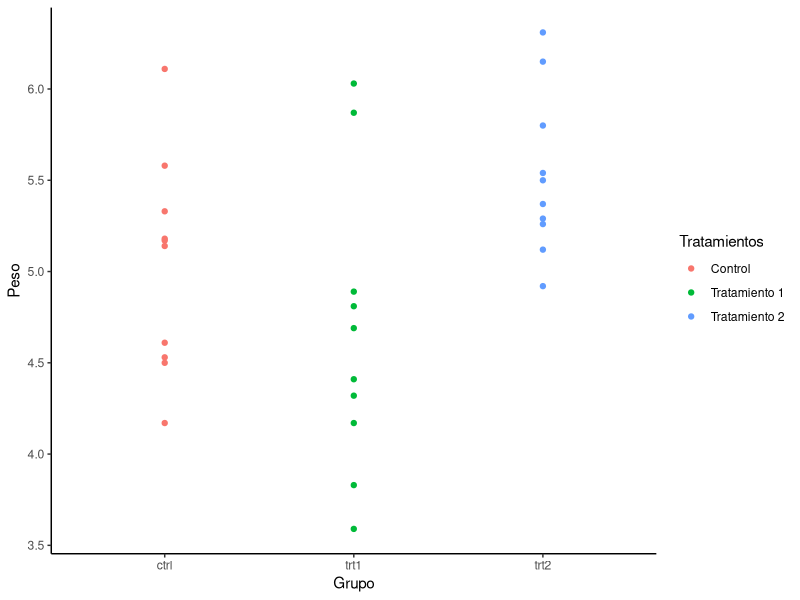
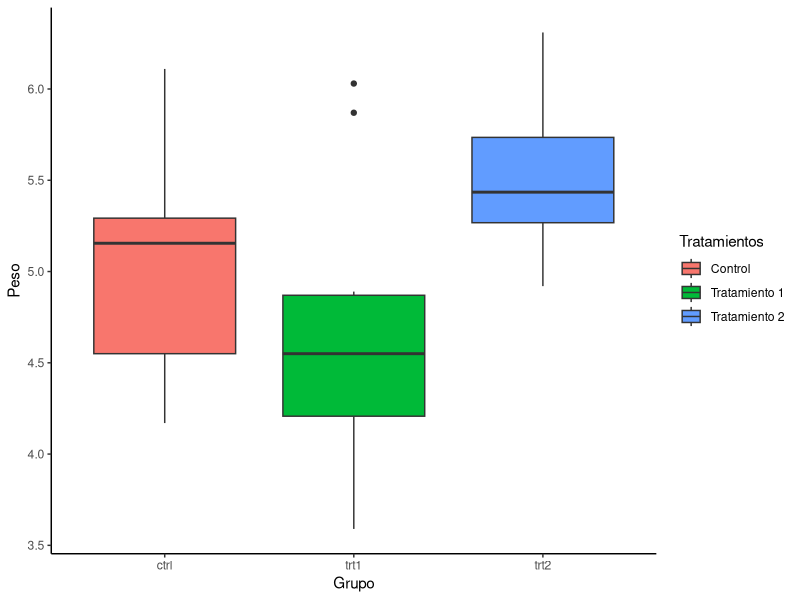
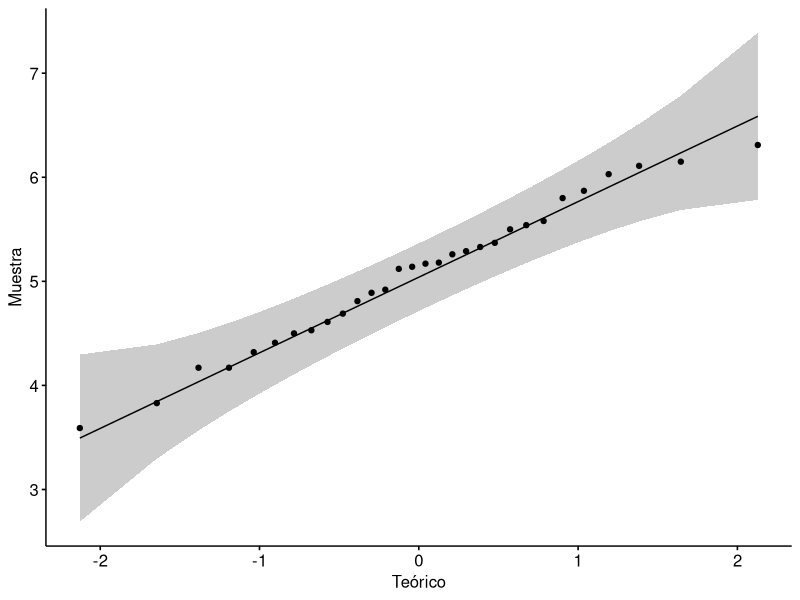
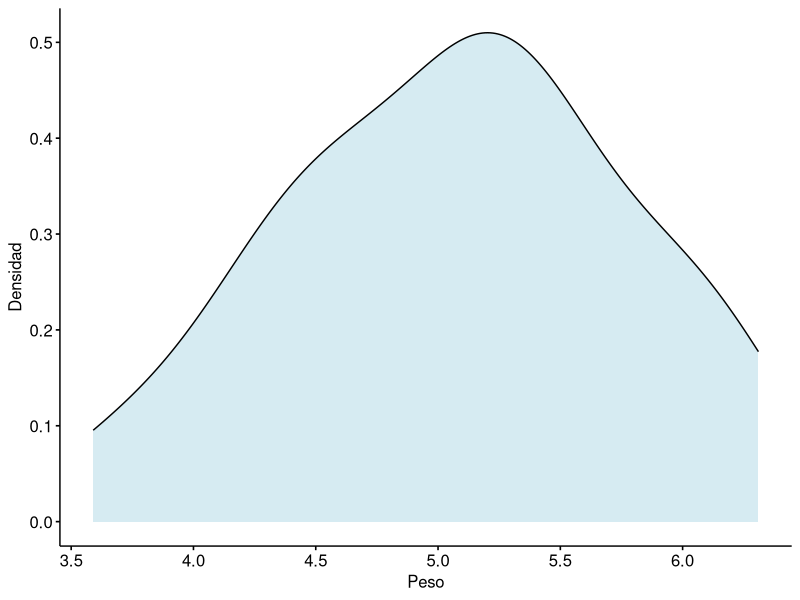

These charts were generated, in order, by the following R code:
## ---- chunk 1
library(knitr)
library(bookdown)
library(vegan)
library(tidyverse)
library(kableExtra)
library(knitr)
## ---- chunk 2
data("PlantGrowth")
## ---- chunk 3
library(ggplot2)

ggplot(PlantGrowth) + geom_point(aes(group, weight, color = group)) + 
  xlab("Grupo") +
  ylab("Peso") +
  scale_color_discrete(name = "Tratamientos", labels = c("Control", "Tratamiento 1", "Tratamiento 2")) +
  theme_classic()
## ---- chunk 4
library(ggplot2)

ggplot(PlantGrowth) + geom_boxplot(aes(group, weight, fill = group)) + 
  xlab("Grupo") +
  ylab("Peso") +
  scale_fill_discrete(name = "Tratamientos", labels = c("Control", "Tratamiento 1", "Tratamiento 2")) +
  theme_classic()
## ---- chunk 5
library(tidyverse)
library(rstatix)

PlantGrowth %>% group_by(group) %>% shapiro_test(weight) #Agrupamos los datos por tratamiento.
## ---- chunk 6
PlantGrowth$weight %>% shapiro.test
## ---- chunk 7
library(ggpubr)

ggqqplot(PlantGrowth$weight) +
  xlab("Teórico") +
  ylab("Muestra")
## ---- chunk 8
ggdensity(PlantGrowth$weight, fill = "lightblue") +
  xlab("Peso") +
  ylab("Densidad")
## ---- chunk 9
bartlett.test(weight ~ group, PlantGrowth)
## ---- chunk 10
library(car)

leveneTest(weight ~ group, PlantGrowth, mean)
## ---- chunk 11
leveneTest(weight ~ group, PlantGrowth)
